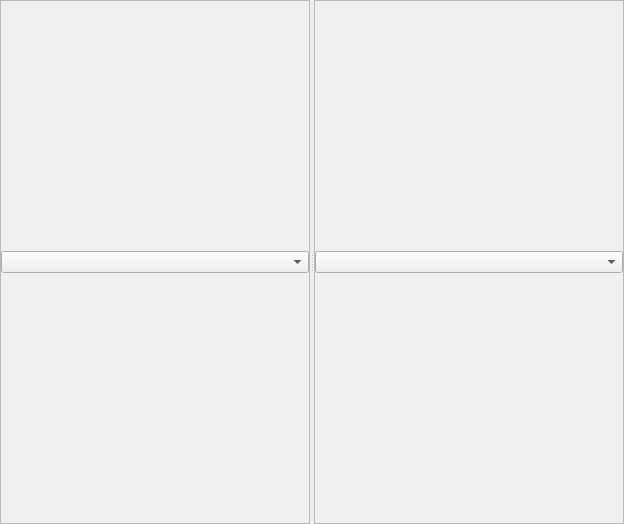
<?xml version="1.0" encoding="UTF-8"?>
<ui version="4.0">
 <class>Form</class>
 <widget class="QWidget" name="Form">
  <property name="geometry">
   <rect>
    <x>0</x>
    <y>0</y>
    <width>624</width>
    <height>524</height>
   </rect>
  </property>
  <property name="windowTitle">
   <string>Form</string>
  </property>
  <layout class="QVBoxLayout" name="verticalLayout">
   <property name="spacing">
    <number>0</number>
   </property>
   <property name="margin">
    <number>0</number>
   </property>
   <item>
    <widget class="QSplitter" name="splitter">
     <property name="orientation">
      <enum>Qt::Horizontal</enum>
     </property>
     <widget class="QFrame" name="widgets">
      <property name="layoutDirection">
       <enum>Qt::LeftToRight</enum>
      </property>
      <property name="frameShape">
       <enum>QFrame::StyledPanel</enum>
      </property>
      <property name="frameShadow">
       <enum>QFrame::Raised</enum>
      </property>
      <layout class="QVBoxLayout" name="widgetLayout">
       <property name="spacing">
        <number>0</number>
       </property>
       <property name="margin">
        <number>0</number>
       </property>
       <item>
        <widget class="QComboBox" name="comboBox_2"/>
       </item>
      </layout>
     </widget>
     <widget class="QFrame" name="plotFrame">
      <property name="frameShape">
       <enum>QFrame::StyledPanel</enum>
      </property>
      <property name="frameShadow">
       <enum>QFrame::Raised</enum>
      </property>
      <layout class="QVBoxLayout" name="plotLayout">
       <property name="spacing">
        <number>0</number>
       </property>
       <property name="margin">
        <number>0</number>
       </property>
       <item>
        <widget class="QComboBox" name="comboBox"/>
       </item>
      </layout>
     </widget>
    </widget>
   </item>
  </layout>
 </widget>
 <resources/>
 <connections/>
</ui>
